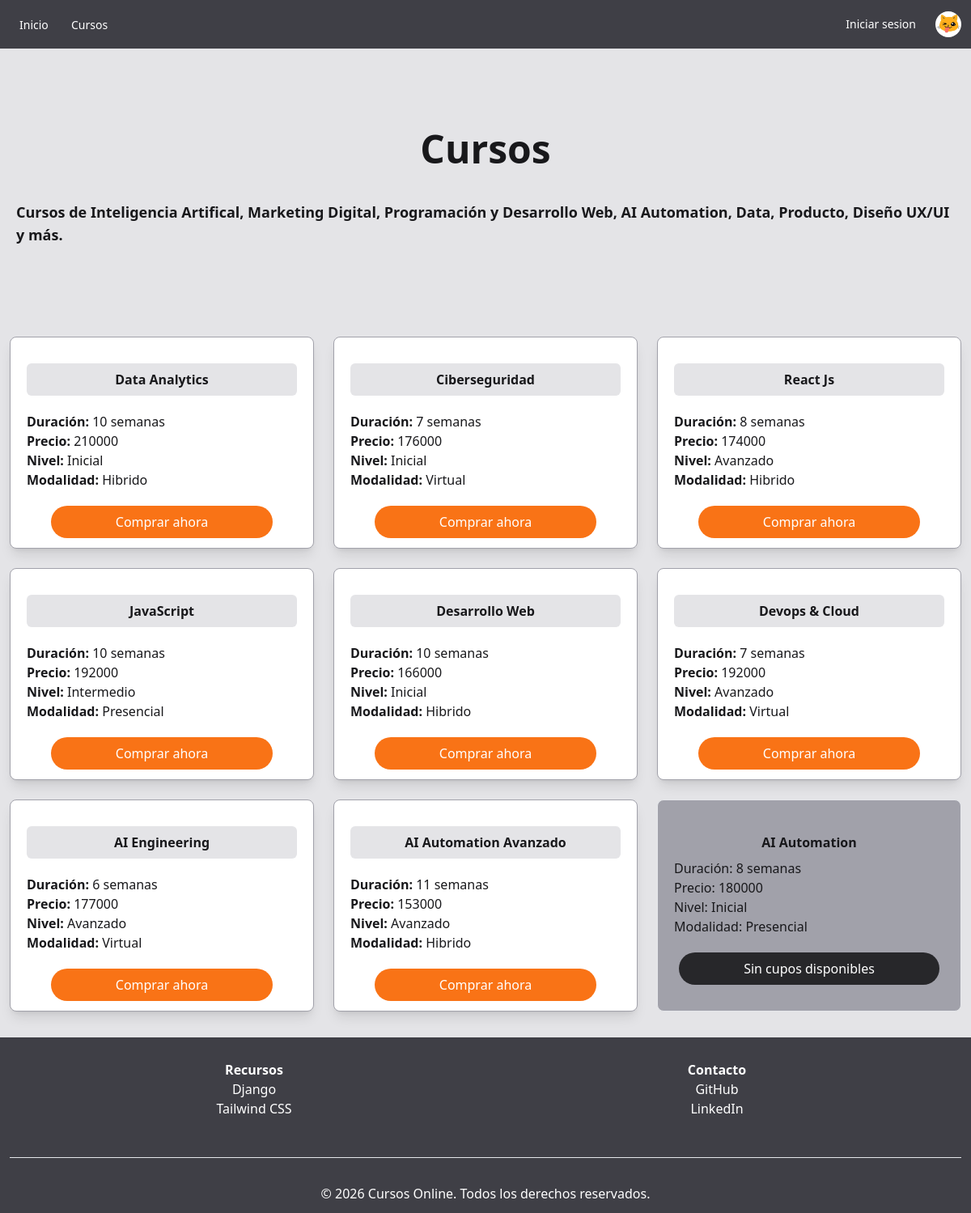
Screenshot of /cursos/ with the database file from the repository.
### cursos/models.py (models this page shows, shortened)
class Curso(models.Model):
    nombre = models.CharField(max_length=100)
    duracion = models.IntegerField()
    precio = models.IntegerField()
    activo = models.BooleanField(default=True)
    modalidad = models.ForeignKey(
        Modalidad,
        on_delete=models.CASCADE,
        related_name="modalidad",
        default=None,
        null=True,
        blank=True
    )
    nivel = models.ForeignKey(
        Nivel,
        on_delete=models.CASCADE,
        related_name="nivel",
        default=None,
        null=True,
        blank=True
    )
    class Meta:
        verbose_name_plural = "Cursos disponible"
        ordering = ["-id"]

class Nivel(models.Model):
    nombre = models.CharField(max_length=50)
    def __str__(self):
        return self.nombre
    class Meta:
        verbose_name_plural = "Niveles"

class Modalidad(models.Model):
    nombre = models.CharField(max_length=50)
    def __str__(self):
        return self.nombre
    class Meta:
        verbose_name_plural = "Modalidades"

### cursos/views.py (the view)
# urls.py: path('', include('cursos.urls')),
def cursos(request):
    cursos = Curso.objects.all()
    return render(request, 'cursos/cursos.html', {'cursos': cursos})

### cursos/templates/cursos/cursos.html (shortened to what this page needs)
{% extends './base.html' %}
{% block body %}
    <div class="flex flex-col py-20">
        <h1 class="font-xl flex justify-center text-5xl font-bold p-5">Cursos</h1>
        <h3 class="font-md flex justify-center text-lg font-semibold p-5">Cursos de Inteligencia Artifical, Marketing Digital, Programación y Desarrollo Web, AI Automation, Data, Producto, Diseño UX/UI y más.</h3>
    </div>
    <section class="grid grid-cols-1 md:grid-cols-3 gap-6 m-3">
        {% for curso in cursos %}
            {% if curso.activo %}
                <article class="border border-zinc-400 shadow-lg rounded-lg bg-white py-3">
                    <div class="p-5">
                        <h5 class="font-bold flex justify-center bg-zinc-200 p-2 mb-5 rounded-md"> {{ curso.nombre }} </h5>
                        <p><b>Duración:</b> {{ curso.duracion }} semanas</p>
                        <p><b>Precio:</b> {{curso.precio}}</p>
                        <p><b>Nivel:</b> {{curso.nivel}}</p>
                        <p><b>Modalidad:</b> {{curso.modalidad}}</p>
                    </div>
                    <div class="flex flex-col items-center">
                        <a href="#" class="w-fit px-20 py-2 bg-orange-500 text-white rounded rounded-3xl hover:bg-orange-600">Comprar ahora</a>
                    </div>
                </article>
            {% else %}
                <article class="bg-zinc-400 border rounded-lg py-3">
                    <div class="p-5">
                        <h5 class="font-semibold flex justify-center p-2"> {{ curso.nombre }} </h5>
                        <p>Duración: {{ curso.duracion }} semanas</p>
                        <p>Precio: {{curso.precio}}</p>
                        <p>Nivel: {{curso.nivel}}</p>
                        <p>Modalidad: {{curso.modalidad}}</p>
                    </div>
                    <div class="flex flex-col items-center">
                        <a href="#" class="w-fit px-20 py-2 mb-5 bg-zinc-800 text-white rounded rounded-3xl border-zinc-900">Sin cupos disponibles</a>
                    </div>
                </article>
            {% endif %}
        {% endfor %}
    </section>
{% endblock %}

### rows the page displays
Curso: nombre "Data Analytics", duracion "10", precio "210000", nivel "Inicial", modalidad "Hibrido"
Curso: nombre "Ciberseguridad", duracion "7", precio "176000", nivel "Inicial", modalidad "Virtual"
Curso: nombre "React Js", duracion "8", precio "174000", nivel "Avanzado", modalidad "Hibrido"
Curso: nombre "JavaScript", duracion "10", precio "192000", nivel "Intermedio", modalidad "Presencial"
Curso: nombre "Desarrollo Web", duracion "10", precio "166000", nivel "Inicial", modalidad "Hibrido"
Curso: nombre "Devops & Cloud", duracion "7", precio "192000", nivel "Avanzado", modalidad "Virtual"
Curso: nombre "AI Engineering", duracion "6", precio "177000", nivel "Avanzado", modalidad "Virtual"
Curso: nombre "AI Automation Avanzado", duracion "11", precio "153000", nivel "Avanzado", modalidad "Hibrido"
Curso: nombre "AI Automation", duracion "8", precio "180000", nivel "Inicial", modalidad "Presencial"
